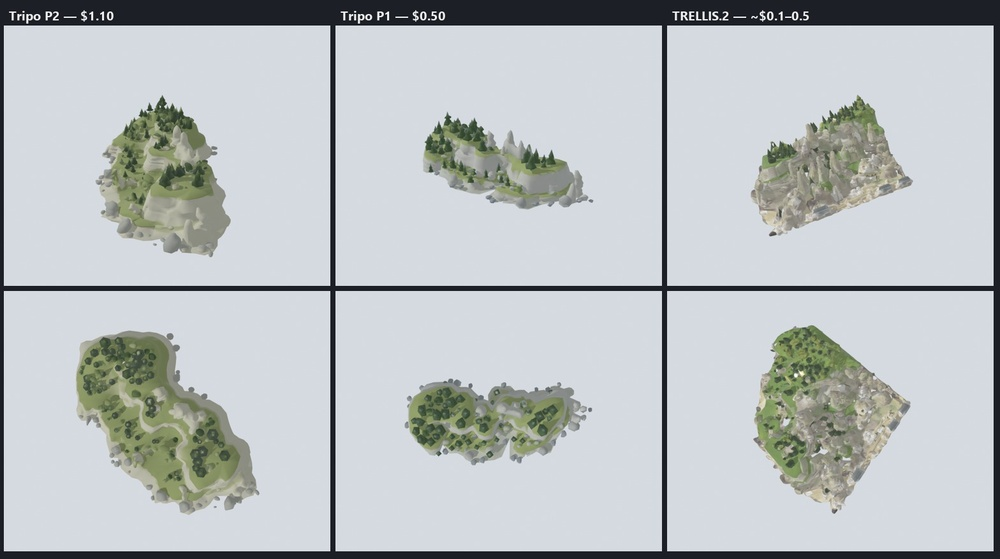
#> input picture tools_tripo/compare_3d.jpg, 1000 x 559 px, shrunk from 1568 x 876 before the run, given in place of T_ArchipelagoSource.png, which was not available
$ python segment_islands.py 100
#> lines starting #> are read from the running program, lines starting #| are printed output that depends on the picture; after the words box and inside, x2 and y2 are one past the last pixel; in counts of white or black regions, pixels touching at a corner belong together; pictures that were not available may be replaced by others from this repository, and a replacement may not be noted
"""Pull the individual islands out of the start-screen painting.

The painting is one flat image; what we need is a list of separate land masses with
their place in the frame, so each one can be sent to an image-to-3D generator and
then put back on the sea in the same arrangement.

Water is told from land by colour: the sea is a saturated blue-cyan, the foam and
the haze are bright and almost colourless, everything else (grass, rock, sand,
roofs) is land. Touching pixels of land then become one island.
"""
import json
import os
import sys

import numpy as np
from PIL import Image, ImageDraw

HERE = os.path.dirname(os.path.abspath(__file__))
SRC = r"C:/Projects/SkillStorm/Content/SourceArt/StartScreen/T_ArchipelagoSource.png"


def to_hsv(rgb):
    r, g, b = rgb[..., 0], rgb[..., 1], rgb[..., 2]
    mx = rgb.max(axis=-1)
    mn = rgb.min(axis=-1)
    d = mx - mn
    h = np.zeros_like(mx)
    m = (d > 1e-6) & (mx == r)
    h[m] = ((g - b)[m] / d[m]) % 6
    m = (d > 1e-6) & (mx == g)
    h[m] = ((b - r)[m] / d[m]) + 2
    m = (d > 1e-6) & (mx == b)
    h[m] = ((r - g)[m] / d[m]) + 4
    h = h * 60.0
    s = np.where(mx > 1e-6, d / np.maximum(mx, 1e-6), 0.0)
    return h, s, mx


def binary_dilate(mask, radius):
    out = mask.copy()
    for _ in range(radius):
        p = np.pad(out, 1, mode="constant", constant_values=False)
        out = (p[1:-1, 1:-1] | p[:-2, 1:-1] | p[2:, 1:-1] | p[1:-1, :-2] | p[1:-1, 2:])
    return out


def binary_erode(mask, radius):
    return ~binary_dilate(~mask, radius)


def label(mask):
    """Two-pass connected components with union-find, 8-connected."""
    h, w = mask.shape
    lab = np.zeros((h, w), dtype=np.int32)
    parent = [0]

    def find(a):
        while parent[a] != a:
            parent[a] = parent[parent[a]]
            a = parent[a]
        return a

    def union(a, b):
        ra, rb = find(a), find(b)
        if ra != rb:
            parent[max(ra, rb)] = min(ra, rb)

    nxt = 1
    for y in range(h):
        row = mask[y]
        if not row.any():
            continue
        prev = lab[y - 1] if y else None
        for x in np.flatnonzero(row):
            n = []
            if x and lab[y, x - 1]:
                n.append(lab[y, x - 1])
            if prev is not None:
                for xx in (x - 1, x, x + 1):
                    if 0 <= xx < w and prev[xx]:
                        n.append(prev[xx])
            if n:
                m = min(n)
                lab[y, x] = m
                for o in n:
                    union(m, o)
            else:
                lab[y, x] = nxt
                parent.append(nxt)
                nxt += 1

    remap = np.zeros(nxt, dtype=np.int32)
    order = {}
    for i in range(1, nxt):
        r = find(i)
        if r not in order:
            order[r] = len(order) + 1
        remap[i] = order[r]
    return remap[lab], len(order)


def main():
    min_area = int(sys.argv[1]) if len(sys.argv) > 1 else 900
    img = Image.open(SRC).convert("RGB")
#> img is the input picture: PIL image 1000x559 RGB; mean R, G, B 185.3, 190.3, 192
    a = np.asarray(img).astype(np.float32) / 255.0
    h, s, v = to_hsv(a)
#> in to_hsv, `m = (d > 1e-6) & (mx == r)`:
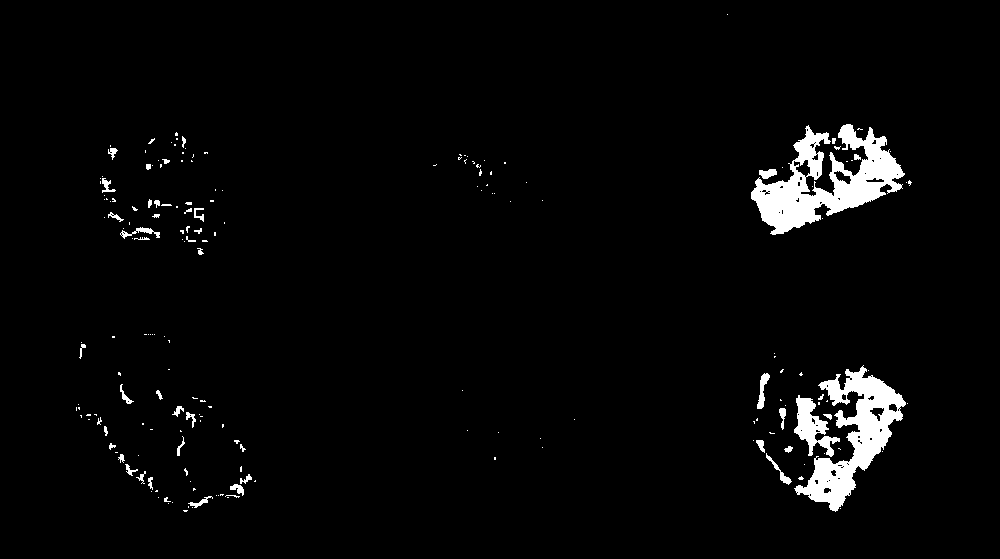
#> m: shape (559, 1000) bool; 3.1% white; 196 white regions (150 under 20 px), largest, box (x1, y1, x2, y2) and area: (751, 124, 905, 235) 7330, (794, 365, 906, 512) 5726, (794, 395, 840, 457) 1175
#> in to_hsv, `m = (d > 1e-6) & (mx == g)`: m: shape (559, 1000) bool; 12.7% white; 190 white regions (153 under 20 px), largest, box (x1, y1, x2, y2) and area: (75, 330, 258, 515) 20118, (96, 96, 232, 257) 14083, (753, 324, 875, 495) 10526
#> in to_hsv, `h[m] = ((b - r)[m] / d[m]) + 2`: h: shape (559, 1000) float32; min 0, max 5.89, mean 0.199
#> in to_hsv, `m = (d > 1e-6) & (mx == b)`: m: shape (559, 1000) bool; 84.9% white; 20 black regions (14 under 20 px), largest, box (x1, y1, x2, y2) and area: (75, 330, 258, 515) 20558, (753, 324, 910, 512) 18102, (96, 96, 232, 256) 14401, (750, 95, 912, 236) 12716, (407, 382, 584, 464) 10158, (422, 113, 584, 208) 8471
#> in to_hsv, `h[m] = ((r - g)[m] / d[m]) + 4`:
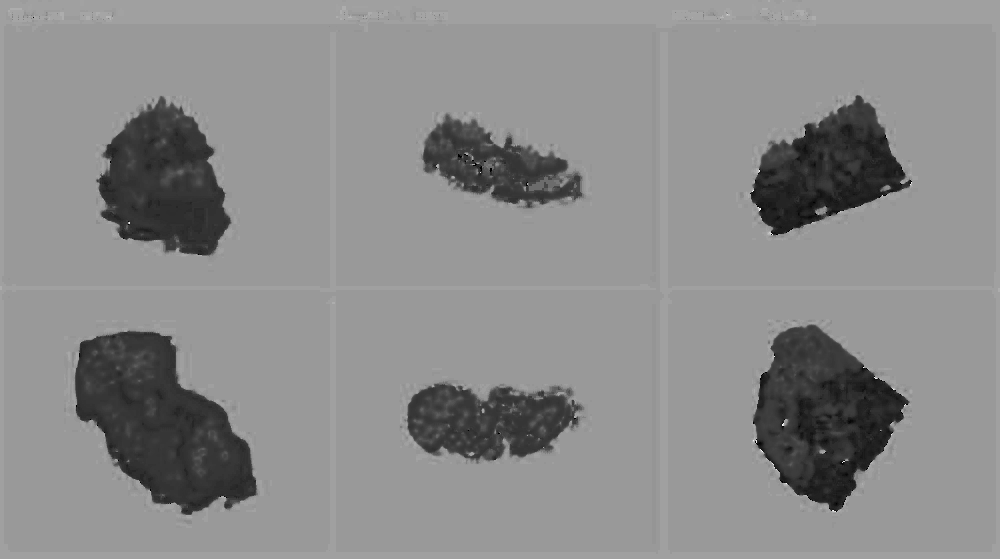
#> h: shape (559, 1000) float32; min 0, max 5.89, mean 3.22; drawn with min black and max white

    # the horizon: above it is sky, and nothing there is an island
    horizon = 0
    for y in range(a.shape[0]):
        if (s[y] > 0.45).mean() > 0.25:
            horizon = y
            break

    water = ((h > 170) & (h < 225) & (s > 0.30)) | ((v > 0.86) & (s < 0.22))
#> water: shape (559, 1000) bool; 75.6% white; 280 black regions (260 under 20 px), largest, box (x1, y1, x2, y2) and area: (0, 0, 1000, 559) 48215, (75, 330, 260, 516) 20902, (752, 325, 912, 514) 18191
    land = ~water
    land[:horizon + 2] = False
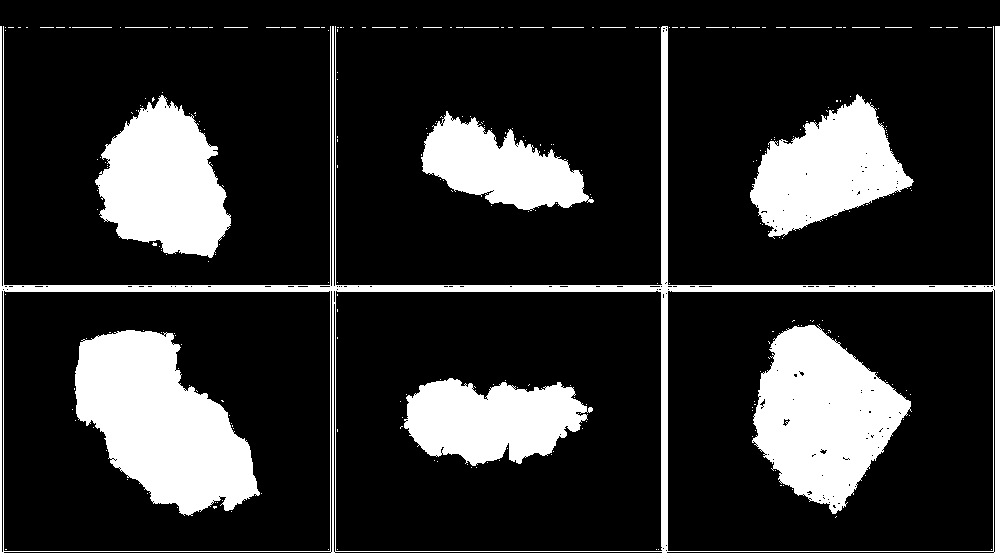
#> land: shape (559, 1000) bool; 20.1% white; 280 white regions (260 under 20 px), largest, box (x1, y1, x2, y2) and area: (0, 26, 1000, 559) 24133, (75, 330, 260, 516) 20902, (752, 325, 912, 514) 18191

    land = binary_erode(land, 1)          # drop the speckle inside the sea
#> in binary_erode, `return ~binary_dilate(~mask, radius)`: returned value: shape (559, 1000) bool; 17.4% white; 18 white regions (10 under 20 px), largest, box (x1, y1, x2, y2) and area: (76, 331, 259, 515) 20184, (754, 326, 910, 513) 17262, (96, 96, 230, 257) 13916
    land = binary_dilate(land, 4)         # join a beach to the rock it belongs to
#> after the loop in binary_dilate (call 2), `for _ in range(radius):`: out: shape (559, 1000) bool; 23.4% white; 8 white regions, largest, box (x1, y1, x2, y2) and area: (0, 23, 1000, 559) 34799, (72, 327, 263, 519) 22718, (750, 322, 914, 517) 19659
    land = binary_erode(land, 3)
#> call 3 of binary_dilate, with radius = 3
#> after the loop in binary_dilate (call 3), `for _ in range(radius):`:
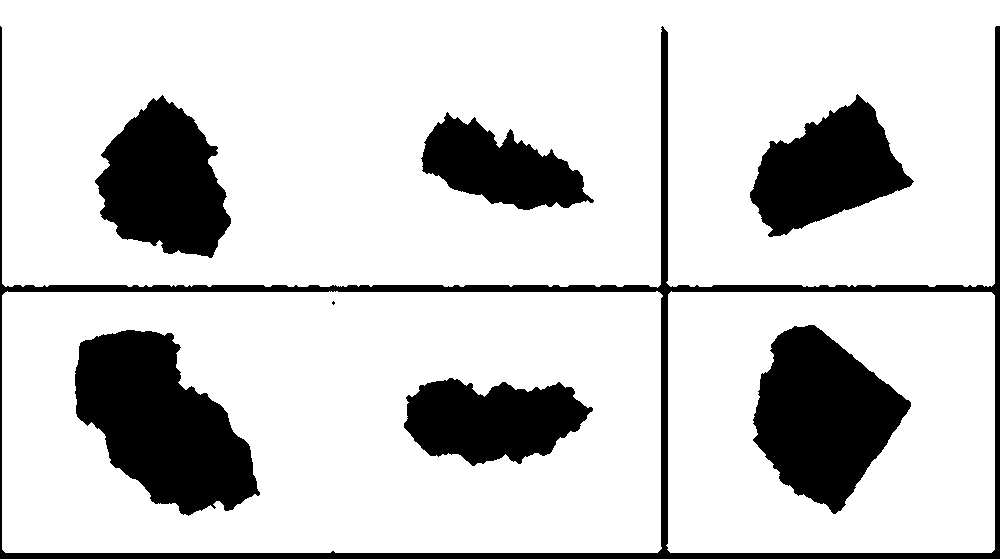
#> out: shape (559, 1000) bool; 80.8% white; 8 black regions (1 under 20 px), largest, box (x1, y1, x2, y2) and area: (75, 330, 260, 516) 20942, (0, 26, 1000, 559) 19793, (753, 325, 911, 514) 18255

    lab, n = label(land)
#> after the loop in label, `for y in range(h):`:
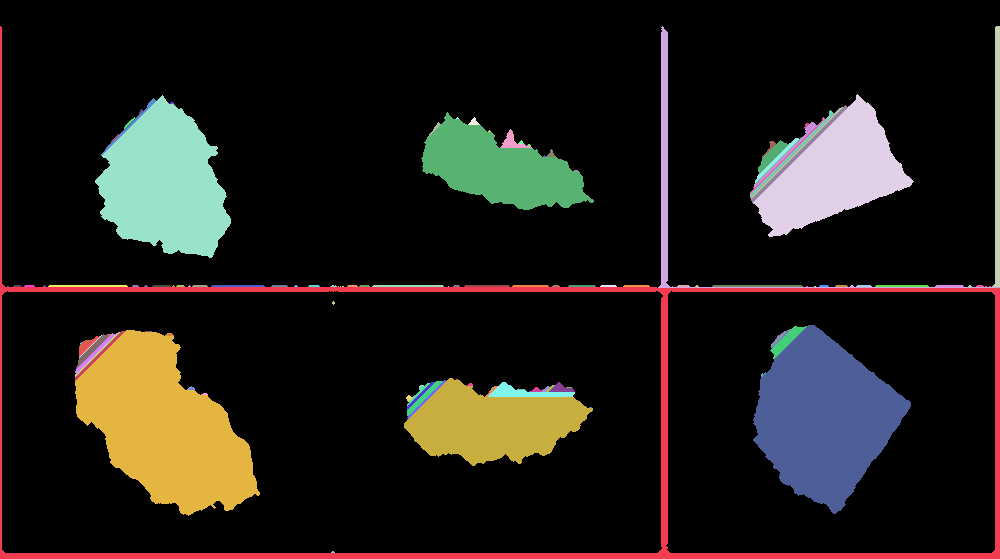
#> lab: shape (559, 1000) int32; 145 distinct labels, from 0 to 144; one colour per label, 0 black
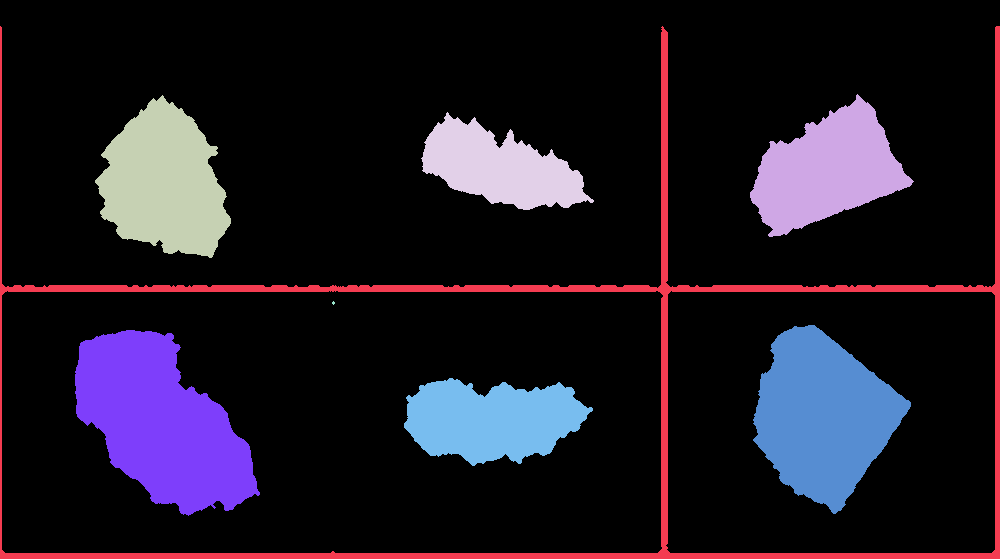
#> lab: shape (559, 1000) int32; 9 distinct labels, from 0 to 8; one colour per label, 0 black
    items = []
    for i in range(1, n + 1):
        ys, xs = np.nonzero(lab == i)
        area = len(xs)
        if area < min_area:
            continue
        x0, x1, y0, y1 = int(xs.min()), int(xs.max()), int(ys.min()), int(ys.max())
        items.append({
            "index": len(items) + 1,
            "bbox": [x0, y0, x1, y1],
            "w": x1 - x0 + 1,
            "h": y1 - y0 + 1,
            "area": int(area),
            # the waterline at the bottom of the mass is what anchors it on the sea
            "anchor": [int(round(xs[ys > y1 - 3].mean())), y1],
        })

    items.sort(key=lambda e: -e["area"])
    for k, e in enumerate(items):
        e["index"] = k + 1
#> this loop made 7 passes

    out = {"source": SRC, "size": list(img.size), "horizon": horizon, "islands": items}
    with open(os.path.join(HERE, "islands_raw.json"), "w", encoding="utf-8") as f:
        json.dump(out, f, indent=1)

    vis = img.copy()
    d = ImageDraw.Draw(vis)
    d.line([(0, horizon), (img.size[0], horizon)], fill=(255, 0, 255), width=2)
    for e in items:
        x0, y0, x1, y1 = e["bbox"]
        d.rectangle([x0, y0, x1, y1], outline=(255, 60, 60), width=2)
        d.text((x0 + 3, y0 + 2), str(e["index"]), fill=(255, 255, 0))
    vis.save(os.path.join(HERE, "segmented.png"))
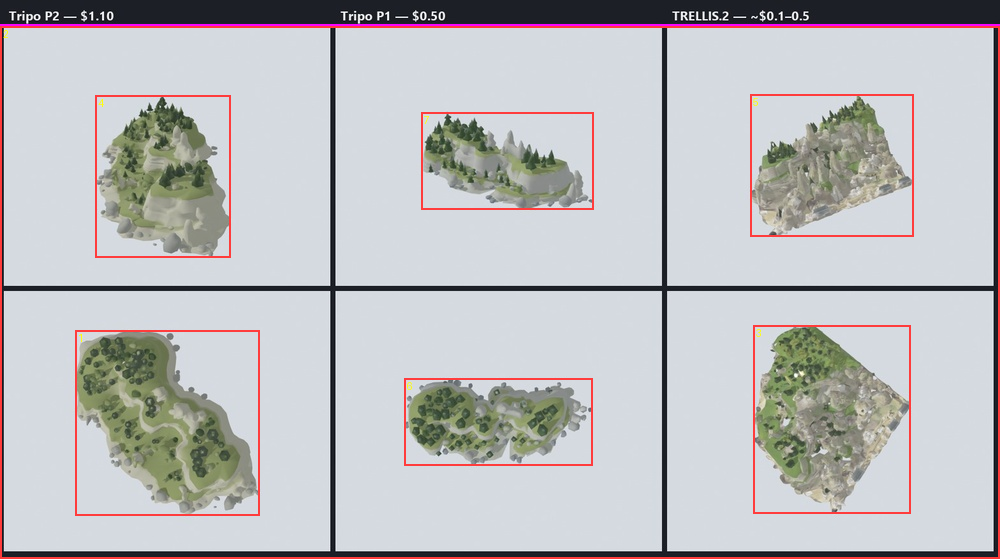
#> saved as segmented.png: PIL image 1000x559 RGB; mean R, G, B 188.4, 187.7, 190

    print("horizon row", horizon)
#| horizon row 24
    print("islands kept", len(items), "of", n)
#| islands kept 7 of 8
    for e in items[:40]:
        print(" %2d area %7d  bbox %s" % (e["index"], e["area"], e["bbox"]))


if __name__ == "__main__":
    main()

$ run again, on tools_tripo/compare_main.jpg
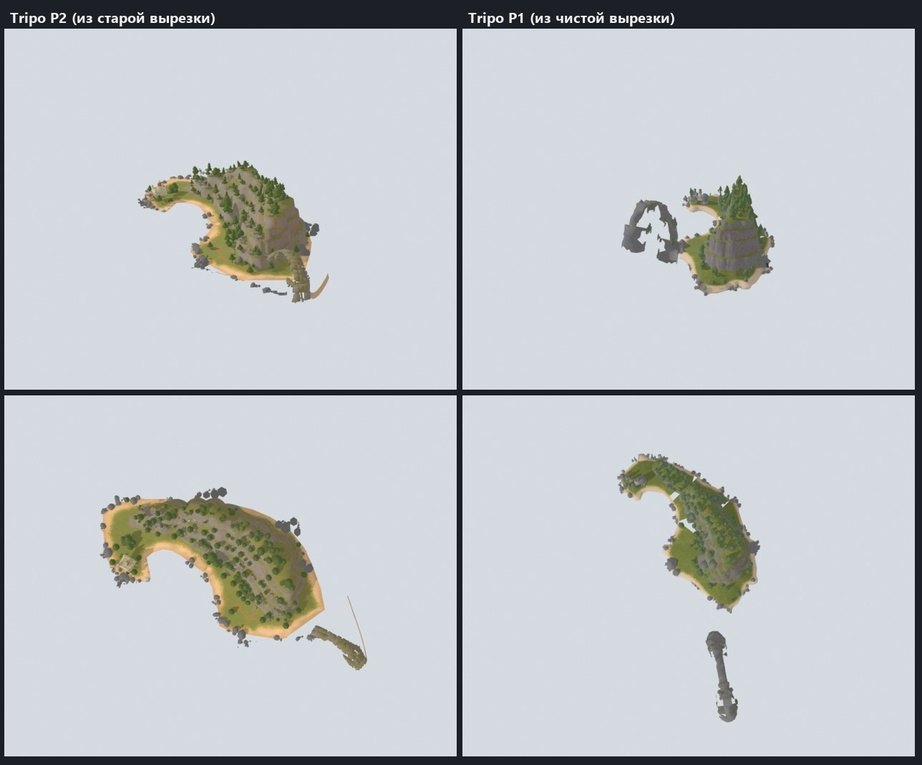
#> input picture tools_tripo/compare_main.jpg, 922 x 765 px, shrunk from 1288 x 1068 before the run, given in place of T_ArchipelagoSource.png, which was not available
#> in main, img is the input picture: PIL image 922x765 RGB; mean R, G, B 193.3, 197.4, 200.5
#> water: shape (765, 922) bool; 84.8% white; 368 black regions (346 under 20 px), largest, box (x1, y1, x2, y2) and area: (0, 0, 922, 765) 48236, (99, 486, 327, 648) 20362, (136, 160, 329, 304) 13668
#> after the loop in label, `for y in range(h):`:
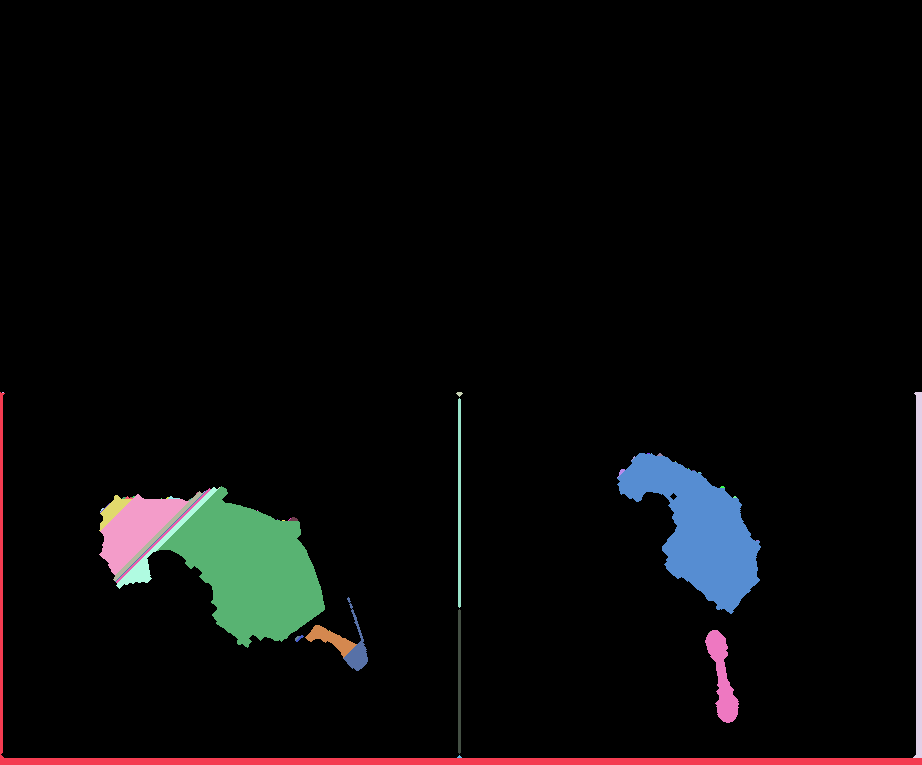
#> lab: shape (765, 922) int32; 54 distinct labels, from 0 to 53; one colour per label, 0 black
#> after the loop in label, `for y in range(h):`: nxt = 54; parent = 54 values, max 51 at index 51, min 0 at index 0, mean 17.63
#> n = 9
#> the loop in main, `for i in range(1, n + 1):` made 9 passes
#> (area, x0, x1, y0, y1) on passes 1, 3, 4, 5, 6, 7, 8: (9767, 0, 921, 392, 764), (626, 458, 460, 398, 607), (11187, 617, 760, 453, 613), (20331, 99, 324, 486, 647), (1178, 305, 367, 597, 670), (431, 458, 460, 609, 753), (1435, 705, 738, 630, 722)
#> after the loop in main, `for i in range(1, n + 1):`: items = 7 items
#> the loop in main, `for k, e in enumerate(items):` made 7 passes
#> the loop in main, `for e in items:` made 7 passes
#> (x0, y0, x1, y1) on passes 1 to 7: (99, 486, 324, 647), (617, 453, 760, 613), (0, 392, 921, 764), (705, 630, 738, 722), (305, 597, 367, 670), (458, 398, 460, 607), (458, 609, 460, 753)
#> in main, `vis.save(os.path.join(HERE, "segmented.png"))`:
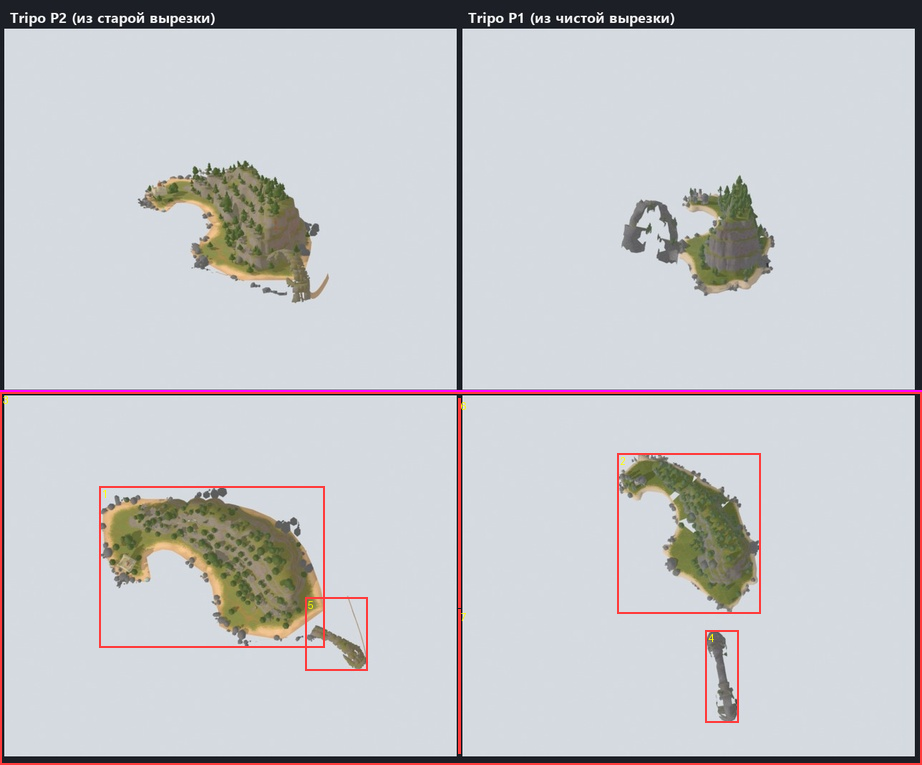
#> saved as segmented.png: PIL image 922x765 RGB; mean R, G, B 196.1, 196.8, 200.4
#| horizon row 390
#| islands kept 7 of 9
#> the loop in main, `for e in items[:40]:` made 7 passes
#|   1 area   20331  bbox [99, 486, 324, 647]
#|   2 area   11187  bbox [617, 453, 760, 613]
#|   3 area    9767  bbox [0, 392, 921, 764]
#|   4 area    1435  bbox [705, 630, 738, 722]
#|   5 area    1178  bbox [305, 597, 367, 670]
#> (further printed lines are left out)
